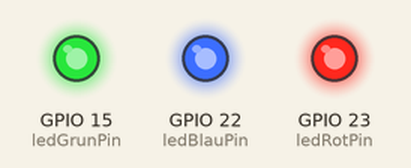
The sketch below on a simulated ESP32. Shown: output pins drawn as LEDs (lit = HIGH).

Above: at 0.1 s.
Timing chart, 0 to 1.6 s (numbered marks = the images above):
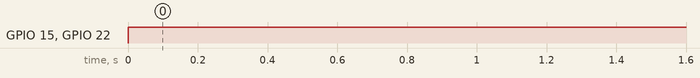

The sketch:

Test_ESP32_analogWrite__.ino
```cpp
//LEDs
  // the number of the LED pin
  const int ledGrunPin = 15; //GPIO16 Eingang
  const int ledRotPin  = 23;
  const int ledBlauPin = 22;

  // PWM Konfiguration
  const int ledGrunChannel = 1; //Primär-Schlüssel für die Frab-Kanäle
  const int ledRotChannel  = 2;
  const int ledBlauChannel = 3;

  const int freq = 5000; //PWM Frequenz
  const int bitAnzahl = 8; // Ansteuern mit 8 Bit (0-255)Werten

  // mit "ledcWrite(Kanal, 0-255 Wert)" im Loop aufrufen

void setup(){
 //LEDs
  ledcSetup(ledGrunChannel, freq, bitAnzahl); //Konfiguration und erstellen der Farb-Kanäle
  ledcSetup(ledRotChannel, freq, bitAnzahl);
  ledcSetup(ledBlauChannel, freq, bitAnzahl);

  ledcAttachPin(ledGrunPin, ledGrunChannel); //Verküpfung vom Pin und Kanal
  ledcAttachPin(ledRotPin, ledRotChannel);
  ledcAttachPin(ledBlauPin, ledBlauChannel);

}

void loop(){
 ledcWrite(ledRotChannel, 255);
 ledcWrite(ledGrunChannel, 255);
 ledcWrite(ledBlauChannel, 255);
}
```

Measured:
- by itself, GPIO 15 (ledGrunPin), GPIO 22 (ledBlauPin): LOW → HIGH at 0.00 s
